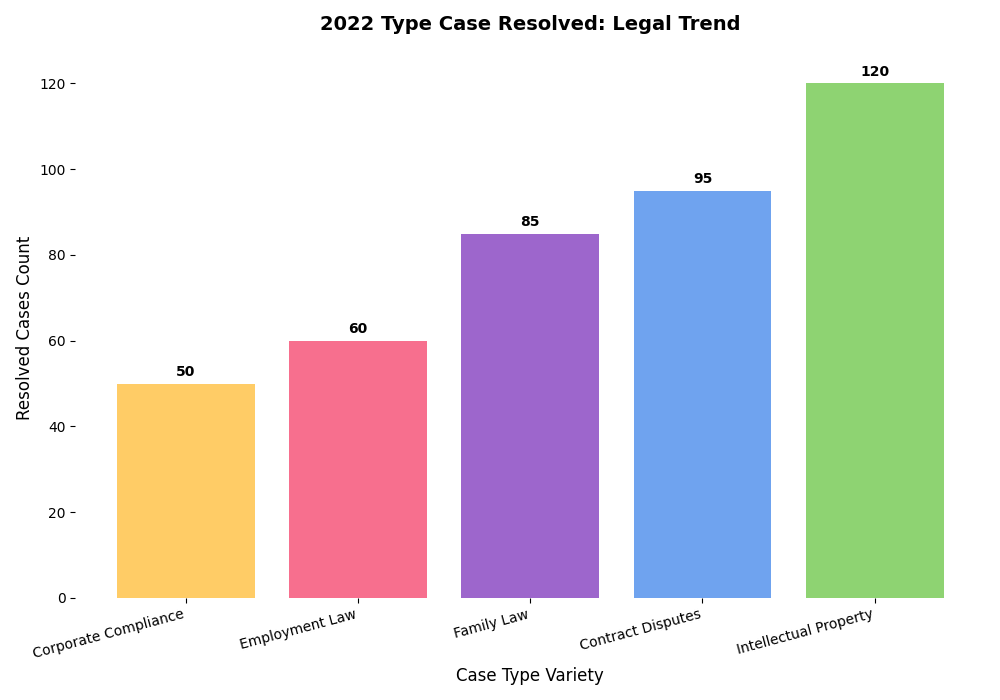

This figure's Python source:
import matplotlib.pyplot as plt

case_types = ['Corporate Compliance', 'Employment Law', 'Contract Disputes', 'Family Law', 'Intellectual Property']
cases_resolved = [50, 60, 95, 85, 120]
colors = ['#ffcc66', '#f76f8e', '#6fa3ef', '#9d66cc', '#8ed372']

# Sort data by cases resolved in ascending order
sorted_indices = sorted(range(len(cases_resolved)), key=lambda i: cases_resolved[i])
case_types = [case_types[i] for i in sorted_indices]
cases_resolved = [cases_resolved[i] for i in sorted_indices]
colors = [colors[i] for i in sorted_indices]

fig, ax = plt.subplots(figsize=(10, 7))
ax.bar(case_types, cases_resolved, color=colors)

for bar in ax.patches:
    height = bar.get_height()
    ax.annotate(f'{height}',
                xy=(bar.get_x() + bar.get_width() / 2, height),
                xytext=(0, 3),
                textcoords="offset points",
                ha='center', va='bottom', fontsize=10, fontweight='bold', color='black')

ax.set_title("2022 Type Case Resolved: Legal Trend", fontsize=14, fontweight='bold', pad=20)
ax.set_xlabel('Case Type Variety', fontsize=12)
ax.set_ylabel('Resolved Cases Count', fontsize=12)
ax.spines[:].set_visible(False)
plt.xticks(rotation=15, ha='right', fontsize=10)
plt.tight_layout()
plt.show()
